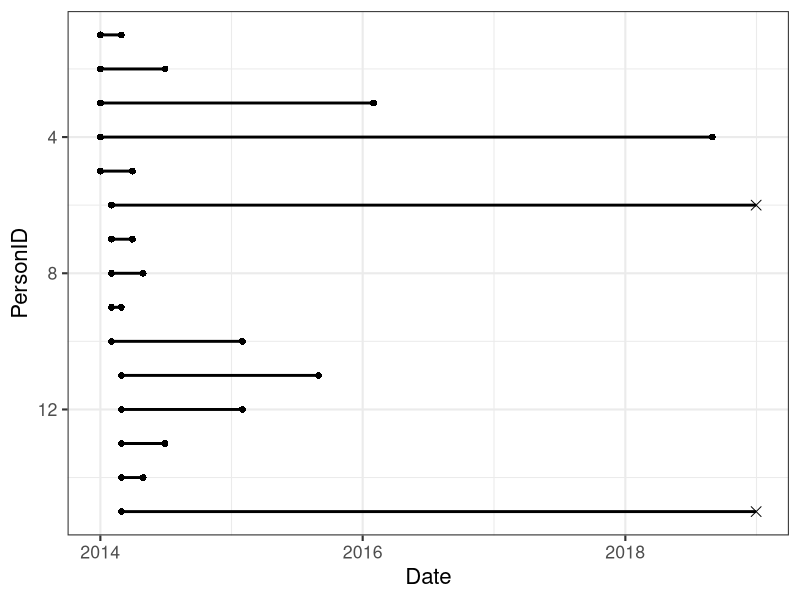
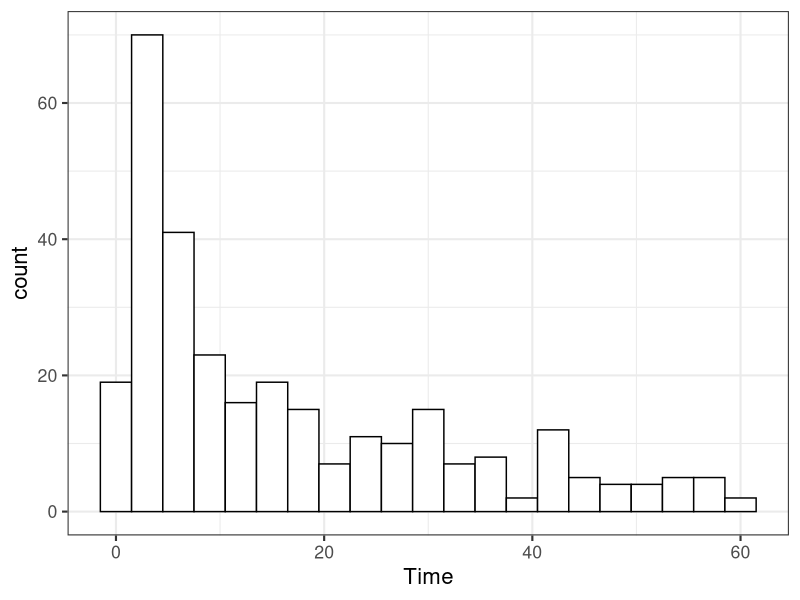
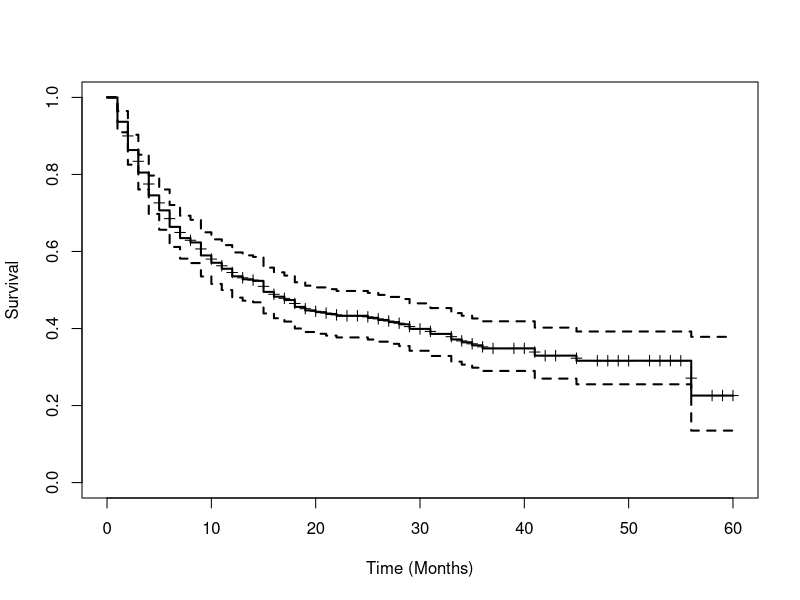

These charts were generated, in order, by the following R code:
library(survival)
library(ggplot2)

d <- read.csv('input/data-surv.csv')
d_plot <- d[1:15, ]
d_plot$Join <- as.Date(d_plot$Join)
d_plot$Leave <- as.Date(d_plot$Leave)

p <- ggplot() +
  theme_bw(base_size=16) +
  geom_segment(data=d_plot, aes(x=Join, y=PersonID, xend=Leave, yend=PersonID), size=1) +
  geom_point(data=d_plot, aes(x=Join, y=PersonID), size=2, shape=16) +
  geom_point(data=subset(d_plot, Cens == 0), aes(x=Leave, y=PersonID), size=2, shape=16) +
  geom_point(data=subset(d_plot, Cens == 1), aes(x=Leave, y=PersonID), size=3, shape=4) +
  scale_y_reverse() +
  xlab('Date')
ggsave(p, file='output/fig14-1-left.png', dpi=300, width=3, height=3)


p <- ggplot() +
  theme_bw(base_size=16) +
  geom_histogram(data=d, aes(x=Time), binwidth=3, color='black', fill='white')
ggsave(p, file='output/fig14-1-middle.png', dpi=300, width=3, height=3)


res <- survfit(Surv(Time, 1-Cens) ~ 1, data=d)
png('output/fig14-1-right.png', pointsize=48, width=1300, height=1150)
plot(res, mark.time=TRUE, lwd=2, xlab='Time (Months)', ylab='Survival')
dev.off()
